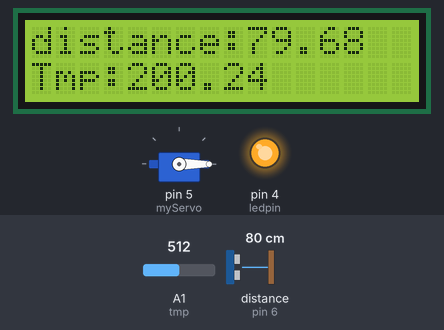
Simulated run of this sketch. Board: Arduino Uno, built with avr-gcc and run on an emulated ATmega328P. Shown: 16×2 character LCD, servo, output pins drawn as LEDs (lit = HIGH). Wiring (inferred from the names in the program): ultrasonic range finder: trigger pin 7; echo pin 6. The test bench sets the inputs (shaded band); at power-on: distance to the obstacle (sensor on pin 6) 80 cm, A1 (tmp) = 512. The echo pulse lasts 58.3 µs per cm; pins used as bus, display or sensor lines are not drawn; what the sketch prints to the serial monitor is not drawn.

Above: at 1.2 s.
1.3 s: distance to the obstacle (sensor on pin 6) set to 2 cm
At 3.0 s:
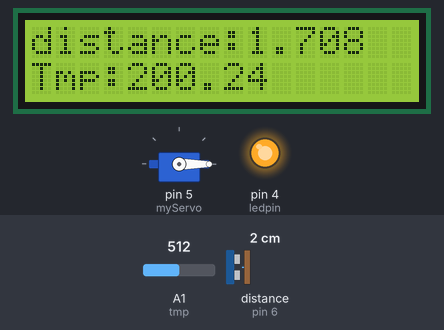
5.4 s: A1 (tmp) set to 716
At 7.1 s:
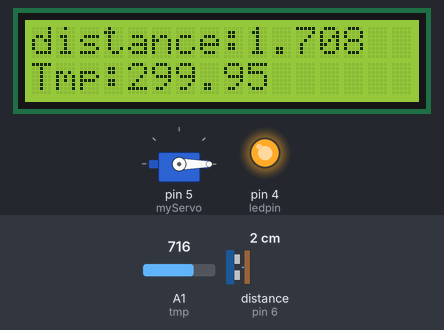
9.5 s: A1 (tmp) set to 523
At 11.3 s:
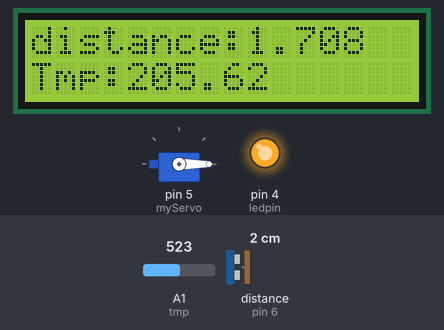
13.6 s: A1 (tmp) set to 502
At 15.1 s:
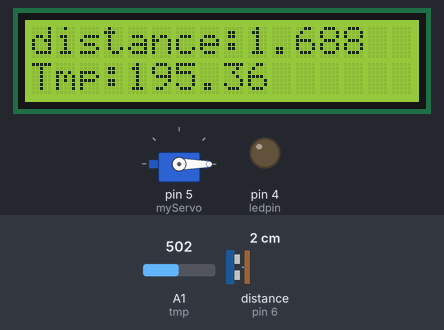
16.8 s: distance to the obstacle (sensor on pin 6) set to 4 cm
At 18.2 s:
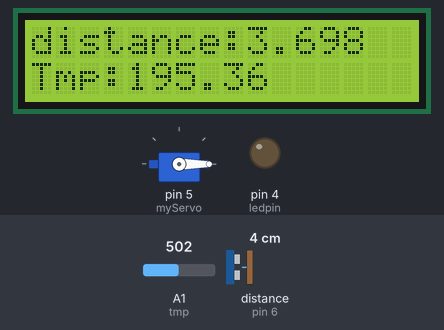
20.8 s: distance to the obstacle (sensor on pin 6) set to 9 cm
At 22.4 s:
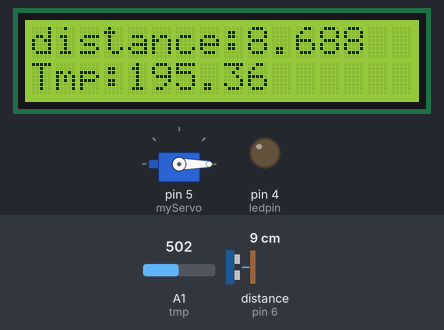
Timing chart, 0 to 23.9 s (numbered marks = the images above; inputs shaded):
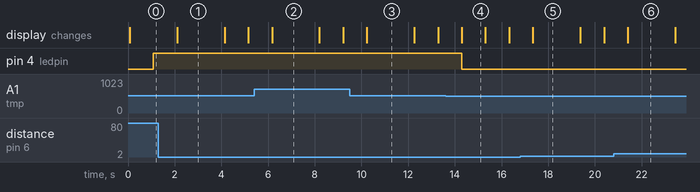

Measured:
- the behaviour switches between 512 and 511 on A1 (tmp) (found by bisection; images 3 and 4)
- after the input at 1.3 s, the display: changes after 0.81 s (image 1)
- after the input at 5.4 s, the display: changes after 0.77 s (image 2)
- after the input at 9.5 s, the display: changes after 0.73 s (image 3)
- after the input at 13.6 s, pin 4 (ledpin): HIGH → LOW after 0.69 s; the display: changes after 0.70 s (image 4)
- after the input at 16.8 s, the display: changes after 0.54 s (image 5)
- after the input at 20.8 s, the display: changes after 0.61 s (image 6)

The sketch:

exquisite_wluff1__1_.ino
```cpp
#include <LiquidCrystal.h>
#include <Servo.h>
Servo myServo;
LiquidCrystal lcd(13,12,11,10,9,8);
const int trigPin = 7;
const int echoPin = 6;
long duration;
float value;
float time,distance;
int tmp = A1;
int sensorpin=A1;
int ledpin=4;
int sensorvalue=0;
unsigned long res1=0;
float value1=0.0;
  int button1=A2;
  int button2=A3;
  int button3=A4;

void setup() {
lcd.begin(16,2);
pinMode(trigPin, OUTPUT);
pinMode(echoPin, INPUT);
  pinMode(tmp,INPUT);
  Serial.begin(9600);
  myServo.attach(5);
  myServo.write(0);
    pinMode(4, OUTPUT);
  pinMode(A1,INPUT);
  pinMode(A2,INPUT);
pinMode(A3,INPUT);
  pinMode(A4,INPUT);
}
void loop() {
  digitalWrite(7,LOW);
  digitalWrite(7,HIGH);
  digitalWrite(7,LOW);
  time=pulseIn(6,HIGH);

  distance=(time*.0343)/2;
  lcd.setCursor(0,0);
  lcd.print("distance:");
  lcd.print(distance);
  Serial.println(distance);
  value = analogRead(tmp);
  float mv=value/1023.0;
  mv=mv*5;
  mv=mv-0.5;
  mv=mv*1000;
  float cl=mv/10;
   lcd.setCursor(0,1);
   lcd.print("Tmp:");
   lcd.print(cl);
   delay(1000);

 sensorvalue= analogRead(A1);
  value1=(sensorvalue/1023.0)*5.0;
  res1=(1000*value1)/(5-value1);

  Serial.println(res1);
  delay(10);
  if (res1>=1000){
    digitalWrite(4,HIGH);
  }
  else
  {
    digitalWrite(4,LOW);
  }
  if (button1==HIGH){
    myServo.write (180);
  }
}
```
